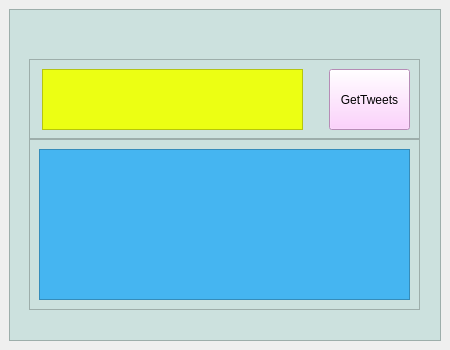
<?xml version="1.0" encoding="UTF-8"?>
<ui version="4.0">
 <class>MainWindow</class>
 <widget class="QMainWindow" name="MainWindow">
  <property name="geometry">
   <rect>
    <x>0</x>
    <y>0</y>
    <width>450</width>
    <height>350</height>
   </rect>
  </property>
  <property name="minimumSize">
   <size>
    <width>450</width>
    <height>350</height>
   </size>
  </property>
  <property name="maximumSize">
   <size>
    <width>450</width>
    <height>350</height>
   </size>
  </property>
  <property name="baseSize">
   <size>
    <width>40</width>
    <height>40</height>
   </size>
  </property>
  <property name="windowTitle">
   <string>GetTweets</string>
  </property>
  <widget class="QWidget" name="centralwidget">
   <layout class="QHBoxLayout" name="horizontalLayout">
    <item>
     <widget class="QFrame" name="MainFrame">
      <property name="styleSheet">
       <string notr="true">background-color: rgb(204, 225, 222);</string>
      </property>
      <property name="frameShape">
       <enum>QFrame::StyledPanel</enum>
      </property>
      <property name="frameShadow">
       <enum>QFrame::Raised</enum>
      </property>
      <widget class="QFrame" name="btn_frame">
       <property name="geometry">
        <rect>
         <x>20</x>
         <y>50</y>
         <width>391</width>
         <height>80</height>
        </rect>
       </property>
       <property name="frameShape">
        <enum>QFrame::StyledPanel</enum>
       </property>
       <property name="frameShadow">
        <enum>QFrame::Raised</enum>
       </property>
       <widget class="QTextEdit" name="entername">
        <property name="geometry">
         <rect>
          <x>13</x>
          <y>10</y>
          <width>261</width>
          <height>61</height>
         </rect>
        </property>
        <property name="font">
         <font>
          <family>MS Shell Dlg 2</family>
          <pointsize>12</pointsize>
          <weight>9</weight>
          <italic>false</italic>
          <bold>false</bold>
         </font>
        </property>
        <property name="styleSheet">
         <string notr="true">background-color: rgb(236, 255, 19);
font: 75 12pt &quot;MS Shell Dlg 2&quot;;</string>
        </property>
       </widget>
       <widget class="QPushButton" name="btn">
        <property name="geometry">
         <rect>
          <x>300</x>
          <y>10</y>
          <width>81</width>
          <height>61</height>
         </rect>
        </property>
        <property name="styleSheet">
         <string notr="true">background-color: rgb(255, 196, 255);</string>
        </property>
        <property name="text">
         <string>GetTweets</string>
        </property>
       </widget>
      </widget>
      <widget class="QFrame" name="frame_3">
       <property name="geometry">
        <rect>
         <x>20</x>
         <y>130</y>
         <width>391</width>
         <height>171</height>
        </rect>
       </property>
       <property name="frameShape">
        <enum>QFrame::StyledPanel</enum>
       </property>
       <property name="frameShadow">
        <enum>QFrame::Raised</enum>
       </property>
       <widget class="QTextEdit" name="displaytweet">
        <property name="geometry">
         <rect>
          <x>10</x>
          <y>10</y>
          <width>371</width>
          <height>151</height>
         </rect>
        </property>
        <property name="font">
         <font>
          <pointsize>18</pointsize>
         </font>
        </property>
        <property name="styleSheet">
         <string notr="true">background-color: rgb(155, 245, 255);
background-color: rgb(69, 181, 241);</string>
        </property>
       </widget>
      </widget>
     </widget>
    </item>
   </layout>
  </widget>
  <widget class="QMenuBar" name="menubar">
   <property name="geometry">
    <rect>
     <x>0</x>
     <y>0</y>
     <width>450</width>
     <height>21</height>
    </rect>
   </property>
  </widget>
 </widget>
 <resources/>
 <connections/>
</ui>
